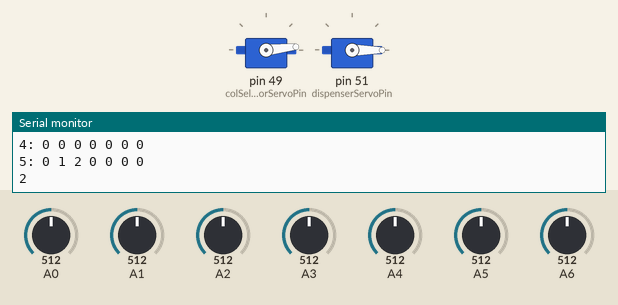
The sketch below on a simulated Arduino Mega 2560, built with avr-gcc and run on an emulated ATmega2560. On the bench: 2 × servo, the last lines printed to the serial monitor. Inputs (shaded band) come from the test bench; at power-on: A0 = 512, A1 = 512, A3 = 512, A2 = 512, A4 = 512, A5 = 512, A6 = 512. Random numbers use the default seed unless the sketch sets one.

Above: at 1.2 s.
1.3 s: A0 set to 843
4.3 s: A0 set to 860
At 6.7 s:
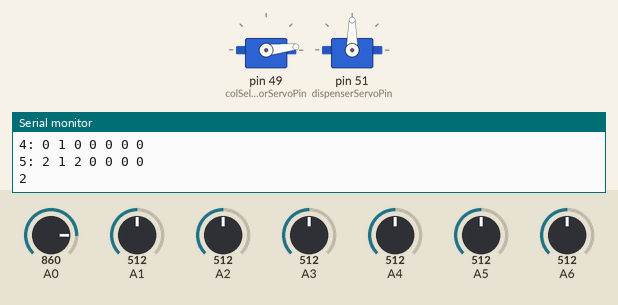
7.0 s: A1 set to 965
10.0 s: A1 set to 984
At 12.3 s:
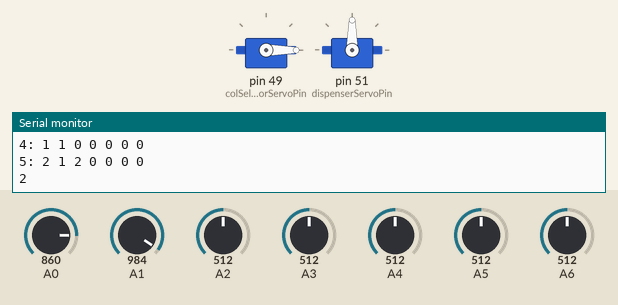
12.7 s: A3 set to 961
15.6 s: A3 set to 991
At 16.6 s:
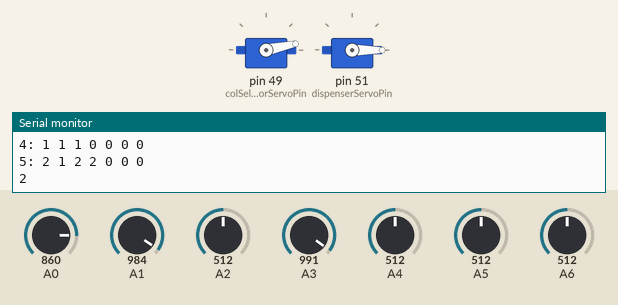
Timing chart, 0 to 19.3 s (numbered marks = the images above; inputs shaded):
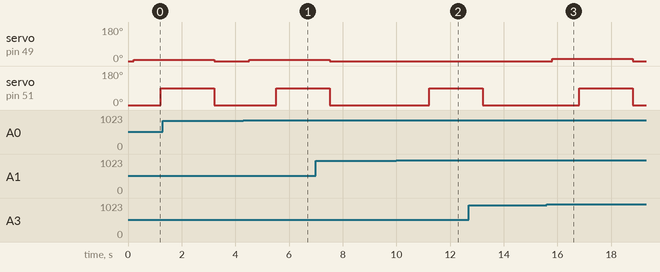

Measured:
- the behaviour switches between 850 and 851 on A0 (found by bisection; images 0 and 1)
- the behaviour switches between 975 and 976 on A3 (found by bisection; images 2 and 3)
- after the input at 4.3 s, servo on pin 49 (colSelectorServoPin): 0° → 6° after 0.21 s; servo on pin 51 (dispenserServoPin): 0° → 90° after 1.2 s
- after the input at 10.0 s, servo on pin 51 (dispenserServoPin): 0° → 90° after 1.2 s
- after the input at 15.6 s, servo on pin 49 (colSelectorServoPin): 0° → 12° after 0.21 s, → 0° 3.0 s later; servo on pin 51 (dispenserServoPin): 0° → 90° after 1.2 s, → 0° 2.0 s later

The sketch:

col_read.ino
```cpp
#include <Servo.h>

// Game information
const int NUM_ROW = 6;
const int NUM_COL = 7;
int board[NUM_ROW][NUM_COL];
int cols[NUM_COL];
int nextPlayer = 2;
int aiPlayer = 1;


// Sensor config.
const int numSensors = 7;
const int sensorPins[numSensors] = {
  0, 1, 2, 3, 4, 5, 6};

// Servo config.
const int colSelectorServoPin = 49;
const int servoPositions[] = {0, 6, 12, 18, 24, 32, 38};
const int dispenserServoPin = 51;
const int dispenserOpen = 100;
const int dispenserClosed = 45;

// Detection parameters.
const int checkLoopMS = 0;
const int debounceDelayMS = 0;
const int thresholdPerSensor[numSensors] = {
  850, 975, 125, 975, 800, 800, 850};

// Ramp physics parameters.
const int rampRotateMS = 1000;
const int coinRollMS = 1000;
const int dispenseMS = 1000;

// Private state for debouncing.
int lastReading[numSensors];
int lastConfirmedState[numSensors];
long lastReadingChangeMS[numSensors];

// Private state for ramp servo.
Servo colSelectorServo;
Servo dispenserServo;

void clearBoard() {
  for (int row = 0; row < NUM_ROW;row++)
    for (int col = 0; col<NUM_COL; col++)
    {
      board[row][col]=0;
    }
  for (int col = 0 ; col < NUM_COL; col++)
    cols[col] = 0;
}

void setup() {
  // Zero debounce state.
  for (int i = 0; i < numSensors; i++) {
    lastReading[i] = 0;
    lastConfirmedState[i] = 0;
    lastReadingChangeMS[i] = 0L;
  }

  colSelectorServo.attach(colSelectorServoPin);
  colSelectorServo.write(servoPositions[0]);
  dispenserServo.attach(dispenserServoPin);
  dispenserServo.write(0);

  Serial.begin(9600);

  //init board state
  clearBoard();
}

void loop() {
  if (!gameOver()) {
    if (nextPlayer == aiPlayer) {
      // if it's the AI's turn, move for the AI
      int col = aiMove();
      updateBoardWithMove(col);
      dispenseInCol(col);
    } else {
      //human's turn
      boardRead();
    }
    delay(checkLoopMS);
  }
}

void commandRead() {
  if (Serial.available()) {
     //int inCol = Serial.read() - 48
    int inCol = Serial.read() - '0';
    if (inCol >= 0 && inCol <= 6) {
      dispenseInCol(inCol);
    }
  }
}

void dispenseInCol(int col) {
  colSelectorServo.write(servoPositions[col]);
  delay(rampRotateMS);
  dispenserServo.write(90);
  delay(dispenseMS);
  delay(coinRollMS);
  dispenserServo.write(0);
  colSelectorServo.write(servoPositions[0]);
  delay(rampRotateMS);
}

void boardRead() {
  for (int i = 0; i < numSensors; i++) {
    int reading = getReading(i);
    int newState = confirmState(i, reading, lastConfirmedState[i]);
    if(newState != lastConfirmedState[i]) {
      lastConfirmedState[i] = newState;
      if (newState) {
        // rising edge (when a piece blocks the sensor)
        updateBoardWithMove(i);
      }
    }
  }
//  Serial.println("");
}

int confirmState(int i, int reading, int lastConfirmedState) {
  if (reading != lastReading[i]) {
    lastReadingChangeMS[i] = millis();
  }
  int confirmedState = lastConfirmedState;
  // A reading is only confirmed when it's been in that state for more than debounceDelayMS.
  if ((millis() - lastReadingChangeMS[i]) > debounceDelayMS) {
    confirmedState = reading;
  }
  lastReading[i] = reading;
  return confirmedState;
}

int getReading(int i) {
  int sensorPin = sensorPins[i];
  int val = analogRead(sensorPin);
//  Serial.print(i);
//  Serial.print("=");
//  Serial.print(val);
//  Serial.print(" ");
  int reading = (int)(val > thresholdPerSensor[i]);
  return reading;
}

void updateBoardWithMove(int col) {
  if ( col<0 || col >= NUM_COL)
    Serial.println("invalid input\n\n");
  else{
    if (cols[col]==NUM_ROW)
      Serial.println("Column full");
    else{
      int m_x= 5-cols[col];
      cols[col]++;
      board[m_x][col] = nextPlayer;
      nextPlayer = 3-nextPlayer;
    }
    printBoard();
    Serial.print(nextPlayer);
  }
}

bool gameOver() {
  int col, row;

  // Check for horizontal victory conditions
  for (col=0; col<NUM_COL-3; col++) {
    for (row=0; row<NUM_ROW; row++) {
      if (board[row][col] != 0 &&
          board[row][col] == board[row][col+1] &&
          board[row][col] == board[row][col+2] &&
          board[row][col] == board[row][col+3])
        return true;
    }
  }

  // Check for vertical victory conditions
  for (col=0; col<NUM_COL; col++) {
    for (row=0; row<NUM_ROW-3; row++) {
      if (board[row][col] != 0 &&
          board[row][col] == board[row+1][col] &&
          board[row][col] == board[row+2][col] &&
          board[row][col] == board[row+3][col])
        return true;
    }
  }

  // Check for one diagonal victory conditions
  for (col=0; col<NUM_COL-3; col++) {
    for (row=0; row<NUM_ROW-3; row++) {
      if (board[row][col] != 0 &&
          board[row][col] == board[row+1][col+1] &&
          board[row][col] == board[row+2][col+2] &&
          board[row][col] == board[row+3][col+3])
        return true;
    }
  }

  // Check for the other diagonal victory conditions
  for (col=3; col<NUM_COL; col++) {
    for (row=0; row<NUM_ROW-3; row++) {
      if (board[row][col] != 0 &&
          board[row][col] == board[row+1][col-1] &&
          board[row][col] == board[row+2][col-2] &&
          board[row][col] == board[row+3][col-3])
        return true;
    }
  }

  return false;
}

void printBoard(){
  Serial.println("   0 1 2 3 4 5 6");
  for (int i = 0; i < 6; i++){
    Serial.print(i);
    Serial.print(": ");
    for (int j = 0; j< 7; j++){
      Serial.print(board[i][j]);
      Serial.print(" ");
    }
    Serial.println();
  }
  Serial.println();
}

bool check_row(int r) { return ((r>=0) && (r <=5));}
bool check_col(int c) { return ((c>=0) && (c <=6));}
bool valid(int i, int j) {return ((check_row(i)) && (check_col(j)));}

// returns the column the ai wants to play in
int aiMove() {
  int me = nextPlayer;
  int oppo = 3 - me;

  int h[7];
  for (int i = 0; i < 7; i++) h[i]=0;


  for (int i=0; i<7; i++)
  {
    if (cols[i]==6) h[i]=0; else{
      int col = i;
      int row = 5 - cols[i];


      if ((col>=3)
          && (board[row][col-1] == me)
          && (board[row][col-2] == me)
          && (board[row][col-3] == me))
        h[i]=h[i]+16;
      //right
      if ((col<=3)
          && (board[row][col+1] == me)
          && (board[row][col+2] == me)
          && (board[row][col+3] == me))
        h[i]=h[i]+16;
      //check y direction
      if ((row<=2)
          && (board[row+1][col] == me)
          && (board[row+2][col] == me)
          && (board[row+3][col] == me))
        h[i]=h[i]+16;
      //check left diagonal
      if ((col>=3) && (row<=2)
          && (board[row+1][col-1] == me)
          && (board[row+2][col-2] == me)
          && (board[row+3][col-3] == me))
        h[i]=h[i]+16;

      if ((col<=3) && (row<=2)
          && (board[row+1][col+1] == me)
          && (board[row+2][col+2] == me)
          && (board[row+3][col+3] == me))
        h[i]=h[i]+16;

      if ((col>=3) && (row>=3)
          && (board[row-1][col-1] == me)
          && (board[row-2][col-2] == me)
          && (board[row-3][col-3] == me))
        h[i]=h[i]+16;

      if ((col<=3) && (row>=3)
          && (board[row-1][col+1] == me)
          && (board[row-2][col+2] == me)
          && (board[row-3][col+3] == me))
        h[i]=h[i]+16;

      if ((col>=2)
          && (board[row][col-1] == me)
          && (board[row][col-2] == me))
        h[i]=h[i]+4;
      //right
      if ((col<=4)
          && (board[row][col+1] == me)
          && (board[row][col+2] == me))
        h[i]=h[i]+4;
      //check y direction
      if ((row<=3)
          && (board[row+1][col] == me)
          && (board[row+2][col] == me))
        h[i]=h[i]+4;
      //check left diagonal
      if ((col>=2) && (row<=3)
          && (board[row+1][col-1] == me)
          && (board[row+2][col-2] == me))
        h[i]=h[i]+4;

      if ((col<=4) && (row<=3)
          && (board[row+1][col+1] == me)
          && (board[row+2][col+2] == me))
        h[i]=h[i]+4;

      if ((col>=2) && (row>=2)
          && (board[row-1][col-1] == me)
          && (board[row-2][col-2] == me))
        h[i]=h[i]+4;

      if ((col<=4) && (row>=2)
          && (board[row-1][col+1] == me)
          && (board[row-2][col+2] == me))
        h[i]=h[i]+4;

      if ((col>=1)
          && (board[row][col-1] == me))
        h[i]=h[i]+2;
      //right

      if ((col<=5)
          && (board[row][col+1] == me))
        h[i]=h[i]+2;
      //check y direction
      if ((row<=4)
          && (board[row+1][col] == me))
        h[i]=h[i]+2;
      //check left diagonal
      if ((col>=1) && (row<=4)
          && (board[row+1][col-1] == me))
        h[i]=h[i]+2;

      if ((col<=5) && (row<=4)
          && (board[row+1][col+1] == me))
        h[i]=h[i]+2;

      if ((col>=1) && (row>=1)
          && (board[row-1][col-1] == me))
        h[i]=h[i]+2;

      if ((col<=5) && (row>=1)
          && (board[row-1][col+1] == me))
        h[i]=h[i]+2;

      //check x direction.
      //left
      if ((col>=3)
          && (board[row][col-1] == oppo)
          && (board[row][col-2] == oppo)
          && (board[row][col-3] == oppo))
        h[i]=h[i]+8;
      //right
      if ((col<=3)
          && (board[row][col+1] == oppo)
          && (board[row][col+2] == oppo)
          && (board[row][col+3] == oppo))
        h[i]=h[i]+8;
      //check y direction
      if ((row<=2)
          && (board[row+1][col] == oppo)
          && (board[row+2][col] == oppo)
          && (board[row+3][col] == oppo))
        h[i]=h[i]+8;
      //check left diagonal
      if ((col>=3) && (row<=2)
          && (board[row+1][col-1] == oppo)
          && (board[row+2][col-2] == oppo)
          && (board[row+3][col-3] == oppo))
        h[i]=h[i]+8;

      if ((col<=3) && (row<=2)
          && (board[row+1][col+1] == oppo)
          && (board[row+2][col+2] == oppo)
          && (board[row+3][col+3] == oppo))
        h[i]=h[i]+8;

      if ((col>=3) && (row>=3)
          && (board[row-1][col-1] == oppo)
          && (board[row-2][col-2] == oppo)
          && (board[row-3][col-3] == oppo))
        h[i]=h[i]+8;

      if ((col<=3) && (row>=3)
          && (board[row-1][col+1] == oppo)
          && (board[row-2][col+2] == oppo)
          && (board[row-3][col+3] == oppo))
        h[i]=h[i]+8;

      if ((col>=2)
          && (board[row][col-1] == oppo)
          && (board[row][col-2] == oppo))
        h[i]=h[i]+4;
      //right
      if ((col<=4)
          && (board[row][col+1] == oppo)
          && (board[row][col+2] == oppo))
        h[i]=h[i]+4;
      //check y direction
      if ((row<=3)
          && (board[row+1][col] == oppo)
          && (board[row+2][col] == oppo))
        h[i]=h[i]+4;
      //check left diagonal
      if ((col>=2) && (row<=3)
          && (board[row+1][col-1] == oppo)
          && (board[row+2][col-2] == oppo))
        h[i]=h[i]+4;

      if ((col<=4) && (row<=3)
          && (board[row+1][col+1] == oppo)
          && (board[row+2][col+2] == oppo))
        h[i]=h[i]+4;

      if ((col>=2) && (row>=2)
          && (board[row-1][col-1] == oppo)
          && (board[row-2][col-2] == oppo))
        h[i]=h[i]+4;

      if ((col<=4) && (row>=2)
          && (board[row-1][col+1] == oppo)
          && (board[row-2][col+2] == oppo))
        h[i]=h[i]+4;

      if ((col>=1)
          && (board[row][col-1] == oppo))
        h[i]=h[i]+2;
      //right

      if ((col<=5)
          && (board[row][col+1] == oppo))
        h[i]=h[i]+2;
      //check y direction
      if ((row<=4)
          && (board[row+1][col] == oppo))
        h[i]=h[i]+2;
      //check left diagonal
      if ((col>=1) && (row<=4)
          && (board[row+1][col-1] == oppo))
        h[i]=h[i]+2;

      if ((col<=5) && (row<=4)
          && (board[row+1][col+1] == oppo))
        h[i]=h[i]+2;

      if ((col>=1) && (row>=1)
          && (board[row-1][col-1] == oppo))
        h[i]=h[i]+2;

      if ((col<=5) && (row>=1)
          && (board[row-1][col+1] == oppo))
        h[i]=h[i]+2;
    }
  }
  int max = 0;
  int mm = 3;
  int sum = 0;
  for (int i=0; i<7; i++) {
    if (h[i]>max) {max=h[i]; mm=i;}
    sum= sum+h[i];
  }
  if (sum==0) mm = (int) (random(NUM_COL));
  return mm;
}
```
